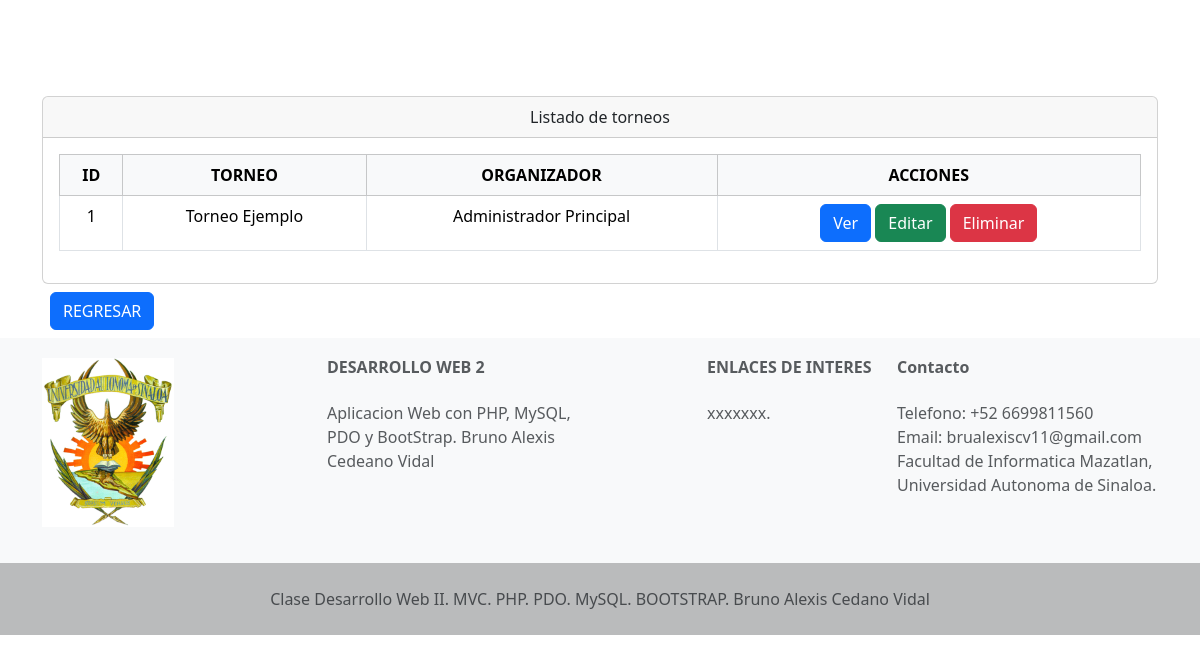
The page /views/admin/readAllTorneos.php on the database its author committed.
### tables this page shows
CREATE TABLE torneos (
    id INT AUTO_INCREMENT PRIMARY KEY,
    nombreTorneo VARCHAR(100) NOT NULL,
    organizador VARCHAR(100) NOT NULL,
    patrocinadores TEXT,
    sede VARCHAR(100),
    categoria VARCHAR(50),
    premio1 VARCHAR(100),
    premio2 VARCHAR(100),
    premio3 VARCHAR(100),
    otroPremio VARCHAR(100),
    usuario VARCHAR(50) NOT NULL UNIQUE,
    contraseña VARCHAR(255) NOT NULL
);

### config/DataBase.php (called while the page is built, shortened)
<?php
    class DataBase{
        private $host = "localhost";
        private $db = "proyecto";
        private $user = "demo";
        private $password = "123";
        public function connect(){
            try {
                $PDO = new PDO("mysql:host=".$this->host.";dbname=".$this->db.";charset=utf8", $this->user, $this->password);
                $PDO->setAttribute(PDO::ATTR_ERRMODE, PDO::ERRMODE_EXCEPTION);
                return $PDO;
            } catch (PDOException $e) {
                die("Error de conexion a la base de datos: " . $e->getMessage());
            }
        }
    }
?>

### controllers/torneosController.php (called while the page is built, shortened)
<?php
    require_once("../../models/torneosModel.php");
    class torneosController{
        private $model;
        public function __construct()
        {
            $this->model = new torneosModel();
        }
        public function readTorneos(){
            return ($this->model->read()) ? $this->model->read() : false;
        }
    }
?>

### models/torneosModel.php (called while the page is built, shortened)
<?php
    require_once("../../config/DataBase.php");
    class torneosModel {
        public $PDO;
        public function __construct()
        {
            $connection = new DataBase();
            $this->PDO = $connection->connect();
        }
        public function read(){
            $statement = $this->PDO->prepare("SELECT * FROM torneos");
            if($statement->execute()) {
                $resultado = $statement->fetchAll(PDO::FETCH_ASSOC);
                return $resultado;
            } else {
                return false;
            }
        }
    }
?>

### views/admin/readAllTorneos.php (the view, shortened to what this page needs)
<?php
    require_once("../admin/template/header.php");
    require_once("../../controllers/torneosController.php");
    $objController = new torneosController();
    $rows = $objController->readTorneos();
?>
    <div class="mx-auto p-5"></div>
        <div class="card text-center">
            <div class="card-header">
                Listado de torneos
            </div>
            <div class="card-body">
                <table class="table table-hover table-bordered">
                    <thead class="table-light">
                        <tr>
                            <th scope="col">ID</th>
                            <th scope="col">TORNEO</th>
                            <th scope="col">ORGANIZADOR</th>
                            <th scope="col">ACCIONES</th>
                        </tr>
                    </thead>
                    <tbody>
                        <?php if($rows && count($rows) > 0): ?>
                            <?php foreach($rows as $row): ?>
                                <tr>
                                    <td><?= $row['id'] ?></td>
                                    <td><?= $row['nombreTorneo'] ?></td>
                                    <td><?= $row['organizador'] ?></td>
                                    <td>
                                        <a href="readOneTorneo.php?id=<?= $row['id'] ?>" class="btn btn-primary">Ver</a>
                                        <a href="updateTorneo.php?id=<?= $row['id'] ?>" class="btn btn-success">Editar</a>
                                        <button type="button" class="btn btn-danger" data-bs-toggle="modal" data-bs-target="#idModal<?= $row['id'] ?>">
                                            Eliminar
                                        </button>
                                    </td>
                                </tr>
                            <?php endforeach; ?>
                        <?php endif; ?>
                    </tbody>
                </table>
            </div>
        </div>
        <div class="mx-auto p-2">
            <a href="admin.php" class="btn btn-primary">REGRESAR</a>
        </div>
    </div>
<?php
    require_once("../admin/template/footer.php")
?>

### rows shown on the page
torneos: id "1", nombreTorneo "Torneo Ejemplo", organizador "Administrador Principal"
